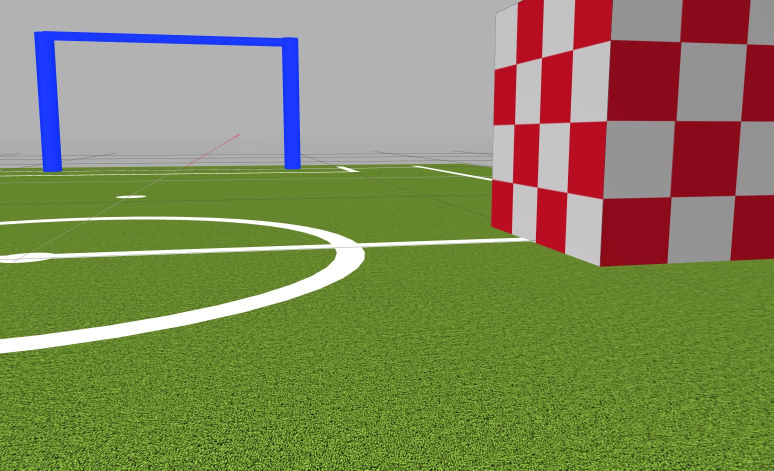
#> input picture simurosot/1.jpg, 1547 x 941 px (shown at 1/2 size); its folder holds only this picture in this run
$ python obstacleDetection.py
#> lines starting #> are read from the running program, lines starting #| are printed output that depends on the picture; after the words box and inside, x2 and y2 are one past the last pixel; in counts of white or black regions, pixels touching at a corner belong together
import sys
#sys.path.remove('/opt/ros/kinetic/lib/python2.7/dist-packages') # in order to import cv2 under python3

import cv2
#sys.path.append('/opt/ros/kinetic/lib/python2.7/dist-packages') # append back in order to import rospy
import numpy as np
import glob

PERCENTAGE = 0.35  # indicate how an image should be resized into


# this function downscalles every image in the list of images given. This
# images are downsized by the percentage amount

def downscale(img, percent):
    width = int(img.shape[1] * percent)
    height = int(img.shape[0] * percent)
    dim = (width, height)

    resized = cv2.resize(img, dim)

    return resized


# This function resizes all the images inthe given list by a PERCENTAGE
def resizeAll(images):
    retImages = []
#> retImages = []
    for img in images:
        retImages.append(downscale(img, percent=PERCENTAGE))
#> this loop made 1 pass
#> (width in downscale, height in downscale) on pass 1: (541, 329)
#> pass 1, in downscale, `resized = cv2.resize(img, dim)`:
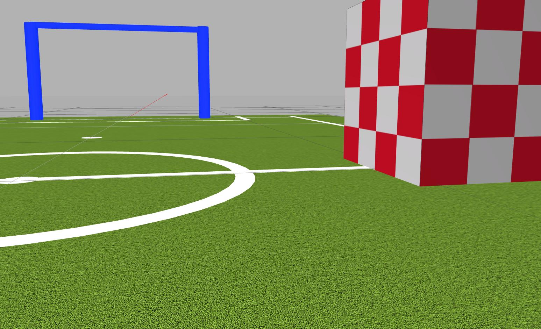
#> resized: shape (329, 541, 3); mean of channels 0, 1, 2 91.9, 135.2, 131.1; drawn as B, G, R
#> after the loop, retImages = 1 item
    return retImages


# the function will read all the images into a list from the simutosot file
def readImg():
    images = np.array([cv2.imread(file) for file in glob.glob("simurosot/*.jpg")])
    return images


# Perform the closing morphological operations in alist of images
# and return the new images in alist

def getClosing(images):
    res = []
    for img in images:
        kernel = np.ones((2, 2), np.uint8)
        closing = cv2.morphologyEx(img, cv2.MORPH_CLOSE, kernel)
        res.append(closing)
    return res


# Perform the opeining morphological operation on the list of images passed into
# function

def getOpening(images):
    res = []
    for img in images:
        kernel = np.ones((2, 2), np.uint8)
        opening = cv2.morphologyEx(img, cv2.MORPH_OPEN, kernel)
        res.append(opening)
    return res


# Draw a boundary rectangle
def boundingRectangle(x, y, w, h, img):
    cv2.rectangle(img, (x, y), (x + w, y + h), (0, 255, 0), 2)


# draw a bounding rectangle for a list of images that are passed int o the function

def boundingRectangleAllImages(contourValues, img):
    for contour, img1 in zip(contourValues, img):
        x, y, w, h = contour
        boundingRectangle(x, y, w, h, img1)


# Purpose: Get the mask of the image given the lower and upper number and return the masked images
# return : The function should return the list of masked images in the file
def getMask(images, lower, upper):
    mask_images = []
    for img in images:
        hsv = cv2.cvtColor(img, cv2.COLOR_BGR2HSV)
        mask = cv2.inRange(hsv, lower, upper)
        mask_images.append(mask)
    return mask_images


# Purpose : Get the contour value of an image and draw a rectangle box on the contour area given a contour threshold
# Retun : The function should return the x,y,w,h values if the object
def getContours(img, img_copy):
    # we find the contours of an image
    # recicev  the outer corners(by request for all contours
    contours, hierarchy = cv2.findContours(img, cv2.RETR_EXTERNAL, cv2.CHAIN_APPROX_NONE)
    # loop through the contours
    x = 0
    y = 0
    w = 0
    h = 0
    for cnt in contours:
        area = cv2.contourArea(cnt)
        # print(area)

        # give minimum threshold so that we dont detetct any noise (area of 500)
        if area > 500:
            peri = cv2.arcLength(cnt, True)  # the contour parameter
            print("Area is {}".format(area))
            approx = cv2.approxPolyDP(cnt, 0.01 * peri, True)  # should give the coner points of shapes

            # using a rectanglar box
            x, y, w, h = cv2.boundingRect(approx)

        cv2.rectangle(img_copy, (x, y), (x + w, y + h), (0, 255, 0), 2)
    return x, y, w, h


# This function get the contour value of the list of images passed into the function
# retun: The functiuon should return the list of the conotur value of all theimagbes in the list
def getAllContour(images, originalImage):
    # get the contour images of all the images in the list pf images
    contourImages = []
    for img, imgCopy in zip(images, originalImage):
        contourImages.append(getContours(img, imgCopy))
    return contourImages


# The function should add the mask of all the images in the list

def addMask(mask1, mask2):
    valList = []
    for ma1, ma2 in zip(mask1, mask2):
        val = ma1 + ma2
        valList.append(val)
    return valList


while True:
    frame = resizeAll(readImg())
#> frame = 1 item

    red = np.array([121, 161, 0, 179, 255, 255])
    white = np.array([116, 0, 0, 179, 255, 175])
    # this gives us the result bafter from nthe track pads movement
    # define the lower bound and the upper bound
    lower_white = np.array(white[0:3])
    upper_white = np.array(white[3:6])

    lower = np.array(red[0:3])
    upper = np.array(red[3:6])

    mask = getMask(frame, lower, upper)
#> the loop in getMask, `for img in images:` made 1 pass
#> pass 1, in getMask, `mask = cv2.inRange(hsv, lower, upper)`:
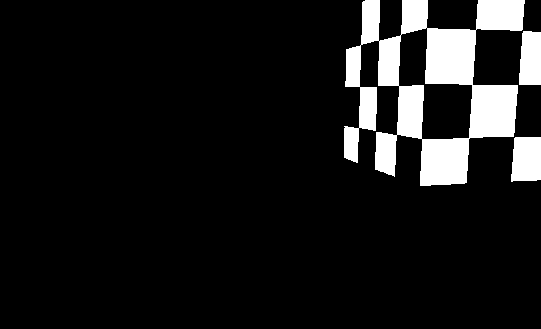
#> mask: shape (329, 541); 9.8% white; 3 white regions, box (x1, y1, x2, y2) and area: (344, 0, 525, 186) 15157, (511, 137, 541, 182) 1243, (519, 31, 541, 85) 1092
#> mask = 1 item

    mask2 = getMask(frame, lower_white, upper_white)
#> the loop in getMask (call 2), `for img in images:` made 1 pass
#> pass 1, in getMask (call 2), `mask = cv2.inRange(hsv, lower, upper)`:
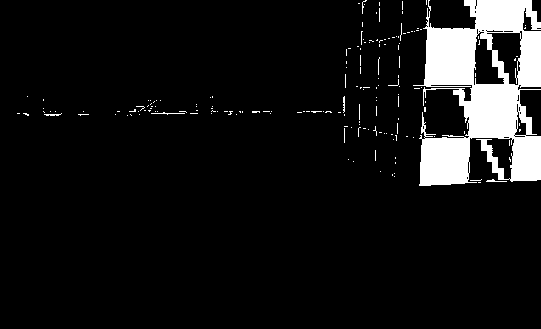
#> mask: shape (329, 541); 8.2% white; 174 white regions (169 under 20 px), largest, box (x1, y1, x2, y2) and area: (413, 0, 541, 186) 13694, (151, 112, 185, 115) 37, (486, 179, 507, 182) 31, (44, 113, 62, 116) 29, (343, 96, 345, 113) 28
#> mask2 = 1 item
    opening_list = getOpening(mask2)
#> the loop in getOpening, `for img in images:` made 1 pass
#> kernel on pass 1: [[1, 1], [1, 1]]
#> pass 1, in getOpening, `opening = cv2.morphologyEx(img, cv2.MORPH_OPEN, kernel)`:
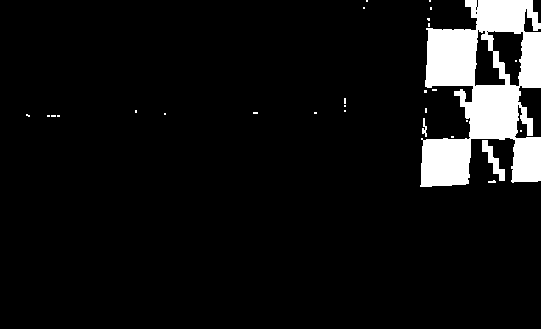
#> opening: shape (329, 541); 7.5% white; 28 white regions (25 under 20 px), largest, box (x1, y1, x2, y2) and area: (420, 0, 541, 187) 12810, (482, 140, 505, 181) 326, (422, 118, 427, 137) 52
#> opening_list = 1 item
    cllosing_list = getClosing(opening_list)
#> the loop in getClosing, `for img in images:` made 1 pass
#> pass 1, in getClosing, `closing = cv2.morphologyEx(img, cv2.MORPH_CLOSE, kernel)`:
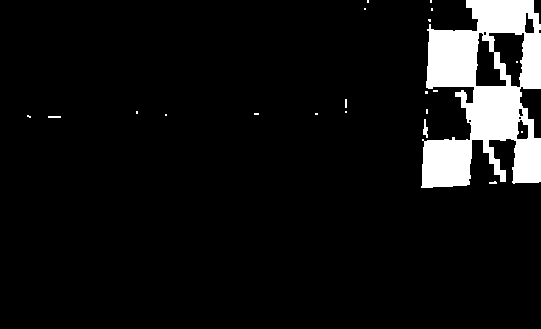
#> closing: shape (329, 541); 7.5% white; 21 white regions (18 under 20 px), largest, box (x1, y1, x2, y2) and area: (421, 0, 541, 188) 13175, (423, 119, 428, 138) 57, (48, 116, 61, 118) 26
#> cllosing_list = 1 item

    img_copy = frame.copy()
#> img_copy = 1 item
    finalImage = addMask(mask, opening_list)
#> the loop in addMask, `for ma1, ma2 in zip(mask1, mask2):` made 1 pass
#> finalImage = 1 item

    getAllContour(finalImage, img_copy)
#> the loop in getAllContour, `for img, imgCopy in zip(images, originalImage):` made 1 pass
#| Area is 24302.0
#> after the loop in getAllContour, `for img, imgCopy in zip(images, originalImage):`: contourImages = [(344, 0, 197, 187)]

#> (the run stopped early here; a loop or call above may not have finished)
